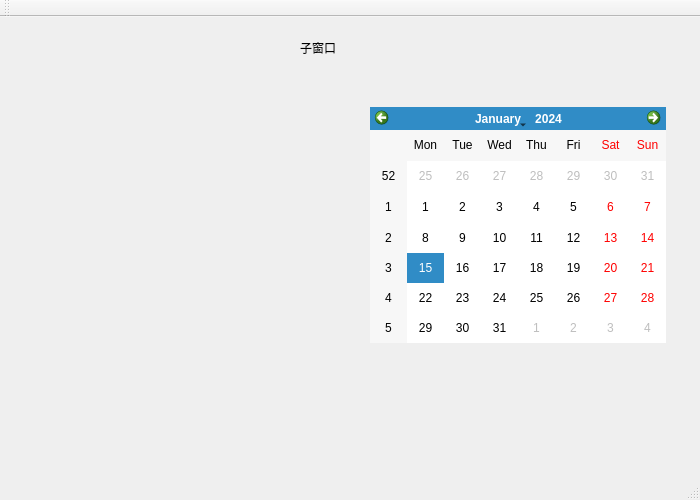
<?xml version="1.0" encoding="UTF-8"?>
<ui version="4.0">
 <class>childTest</class>
 <widget class="QMainWindow" name="childTest">
  <property name="geometry">
   <rect>
    <x>0</x>
    <y>0</y>
    <width>700</width>
    <height>500</height>
   </rect>
  </property>
  <property name="windowTitle">
   <string>childTest</string>
  </property>
  <widget class="QWidget" name="centralWidget">
   <widget class="QLabel" name="label">
    <property name="geometry">
     <rect>
      <x>300</x>
      <y>10</y>
      <width>51</width>
      <height>41</height>
     </rect>
    </property>
    <property name="text">
     <string>子窗口</string>
    </property>
   </widget>
   <widget class="QCalendarWidget" name="calendarWidget">
    <property name="geometry">
     <rect>
      <x>370</x>
      <y>90</y>
      <width>296</width>
      <height>236</height>
     </rect>
    </property>
   </widget>
  </widget>
  <widget class="QMenuBar" name="menuBar">
   <property name="geometry">
    <rect>
     <x>0</x>
     <y>0</y>
     <width>700</width>
     <height>26</height>
    </rect>
   </property>
  </widget>
  <widget class="QToolBar" name="mainToolBar">
   <attribute name="toolBarArea">
    <enum>TopToolBarArea</enum>
   </attribute>
   <attribute name="toolBarBreak">
    <bool>false</bool>
   </attribute>
  </widget>
  <widget class="QStatusBar" name="statusBar"/>
 </widget>
 <layoutdefault spacing="6" margin="11"/>
 <resources/>
 <connections/>
</ui>
